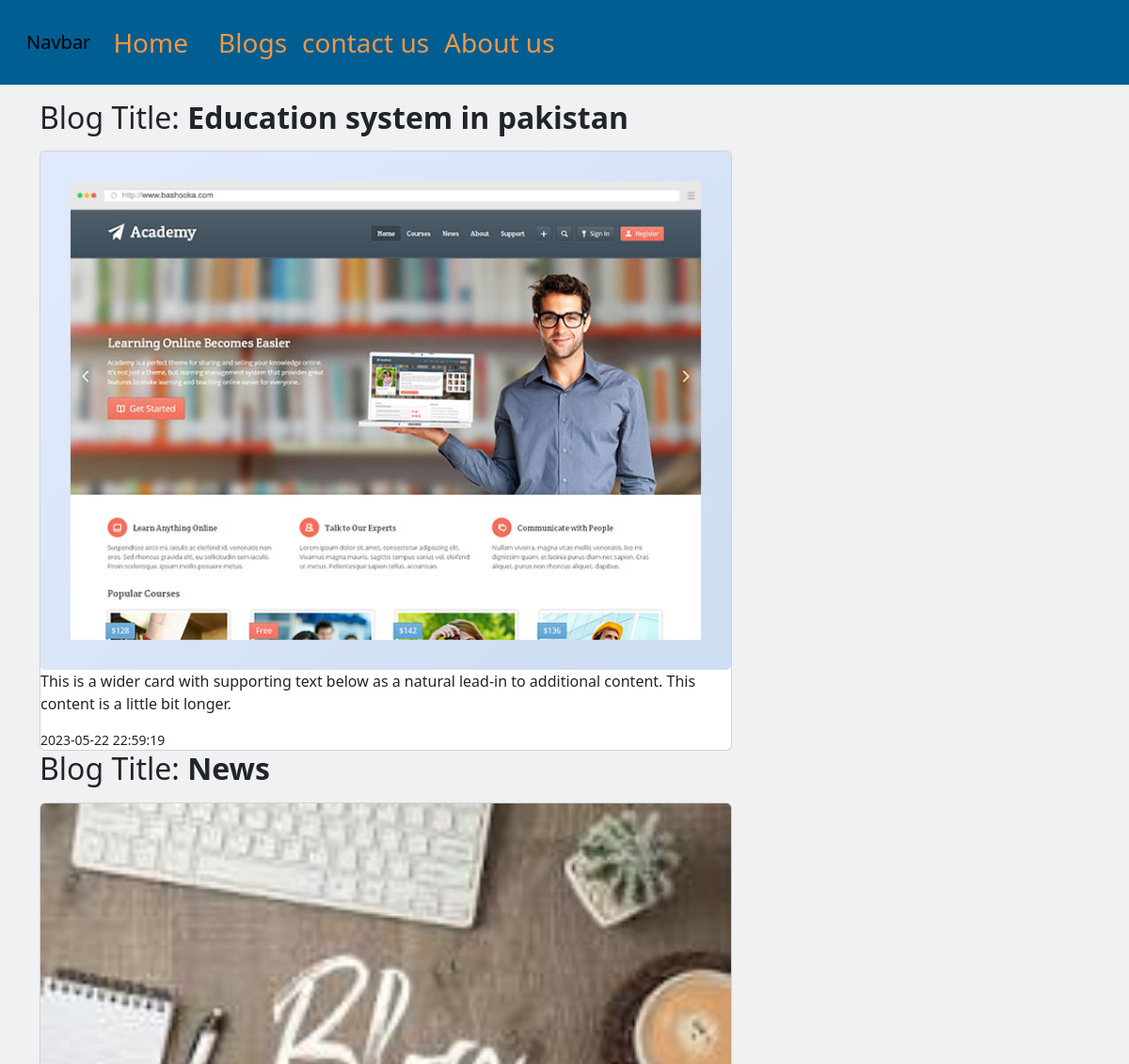
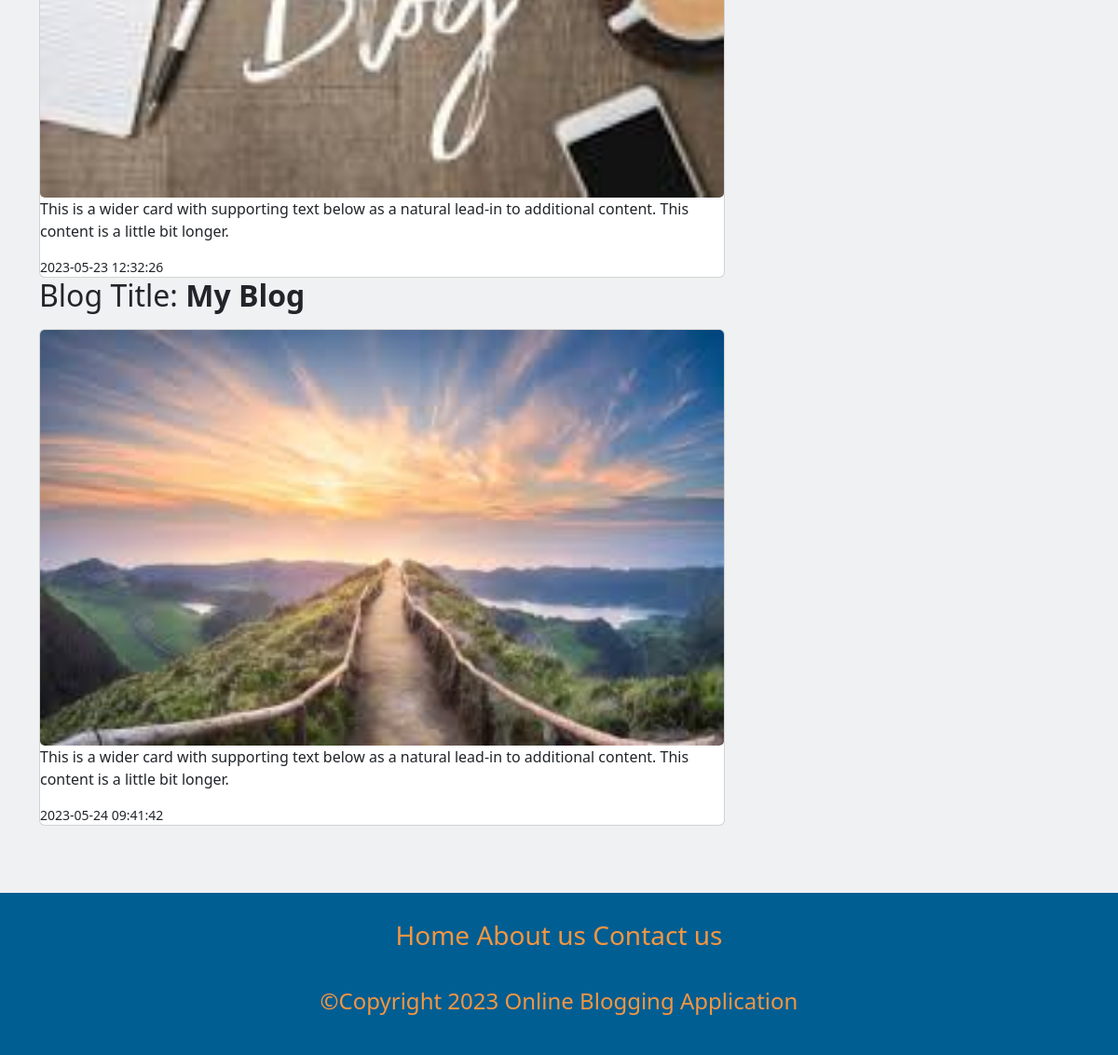
Screenshot of /blog.php with the database file from the repository (2 pictures, top to bottom).
### tables this page shows
CREATE TABLE `blog` (
  `blog_id` int(11) NOT NULL AUTO_INCREMENT,
  `user_id` int(11) DEFAULT NULL,
  `blog_title` varchar(100) DEFAULT NULL,
  `post_per_page` int(11) DEFAULT NULL,
  `blog_background_image` text DEFAULT NULL,
  `blog_status` enum('Active','InActive') DEFAULT NULL,
  `created_at` timestamp NOT NULL DEFAULT current_timestamp(),
  `updated_at` timestamp NULL DEFAULT NULL,
  PRIMARY KEY (`blog_id`),
  KEY `user_id` (`user_id`),
  CONSTRAINT `blog_ibfk_1` FOREIGN KEY (`user_id`) REFERENCES `user` (`user_id`) ON DELETE CASCADE ON UPDATE CASCADE
);

### blog.php (the view, shortened to what this page needs)
<?php
require_once("connection/connection.php");
?>
<?php
$query="SELECT * FROM blog";
$result=mysqli_query($connection,$query);
?>
<html lang="en">
  <head>
  	<link rel="stylesheet" href="bootstrap/css/bootstrap.min.css">
 </head>
  	<body style="background-color:#EFF1F3;">
  		<nav class="navbar navbar-expand-lg  p-3 sticky-top "style="  background-color: #005E93">
         <div class="container-fluid">
          <link rel="stylesheet" href="../bootstrap/css/bootstrap.min.css">
            <a class="navbar-brand" href="#">Navbar</a>
            <div class="collapse navbar-collapse" id="navbarSupportedContent">
                <ul class="navbar-nav me-auto mb-2 mb-lg-0">
                  <div class="navbar-nav fs-3 ">
                    <a class="nav-link " aria-current="page" href="index.php" style="color: #F59640;">Home</a>
                    <a class="nav-link " href="#" style="color: #F59640"></a>
                    <a class="nav-link " href="#" style="color: #F59640">Blogs</a>
                    <a class="nav-link " href="contact_us.php" style="color: #F59640">contact us</a>
                    <a class="nav-link " href="about_us.php" style="color: #F59640">About us</a>
                </div>
            </div>
        </div>
  </nav>
	<div class="container ">
		  <div class="row mt-3">
		    <div class="col-lg-8 col-md-6 col-sm-12">
		    		<div class="row">
					<div>
						<?php
								if ($result->num_rows>0) {
									while($data=mysqli_fetch_assoc($result)){
										?>
												  <div style="background-color: #EFF1F3">
												  	<h2 class="card-title">Blog Title: <b><?php echo $data['blog_title']?></h2></b>
												  </div>
												<div class="card mt-3">
												  <img src="<?php echo $data['blog_background_image']?>" class="card-img" alt="...">
												  <p class="card-text">This is a wider card with supporting text below as a natural lead-in to additional content. This content is a little bit longer.</p>
												    <p class="card-text"><small><?php echo $data['created_at']?></small></p>
												</div>
										<?php
									}
								}
						 ?>
							<br>
					</div>
		    	</div>
		    </div>
		 </div>
  </div>
			 <div class="container-fluid mt-5">
				<div class="row text-center  p-4"style="background-color:#005E93;color: F59640;">
					<p id="footer" class="text-center fs-3">
						<a href="index.php" style="text-decoration: none;color: #F59640 ;"> Home</a>
						<a href="about_us.php" style="text-decoration: none;color: #F59640 ;"> About us</a>
						<a href="contact_us.php" style="text-decoration: none;color: #F59640 ;"> Contact us</a>
					<p>
						<p class="fs-4">
							©Copyright 2023 Online Blogging Application
						</p>
				</div>
			</div>
	    </body>
	</html>

### rows the page displays
blog: blog_title "Education system in pakistan", blog_background_image (picture), created_at "2023-05-22 22:59:19"
blog: blog_title "News", blog_background_image (picture), created_at "2023-05-23 12:32:26"
blog: blog_title "My Blog", blog_background_image (picture), created_at "2023-05-24 09:41:42"
